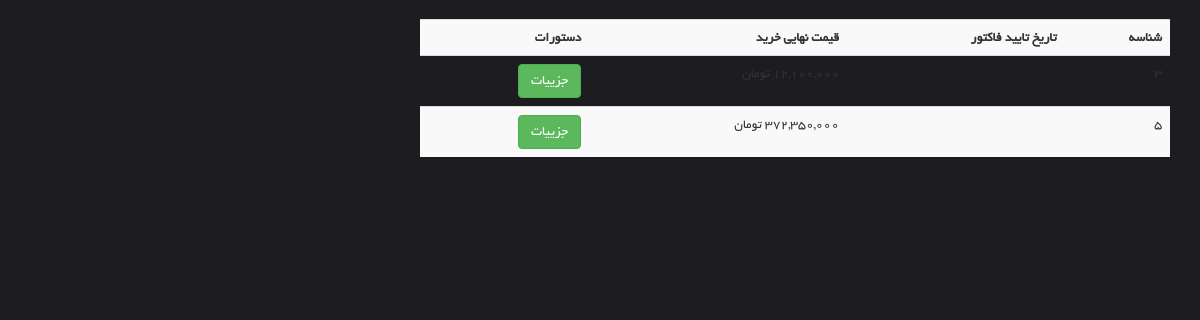
Page /user/my-shopping (signed in) on the committed database.
### order_module/models.py (models this page shows, shortened)
class Order(models.Model):
    user = models.ForeignKey(User, on_delete=models.CASCADE, verbose_name='کاربر')
    is_paid = models.BooleanField(verbose_name='نهایی شده/نشده')
    payment_date = models.DateField(null=True, blank=True, verbose_name='تاریخ پرداخت')
    def calculate_total_price(self):
        total_amount = 0
        if self.is_paid:
            for order_detail in self.orderdetail_set.all():
                total_amount += order_detail.final_price * order_detail.count
        else:
            for order_detail in self.orderdetail_set.all():
                total_amount += order_detail.product.price * order_detail.count
        return total_amount
    class Meta:
        verbose_name = 'سبد خرید'
        verbose_name_plural = 'سبدهای خرید کاربران'

class OrderDetail(models.Model):
    order = models.ForeignKey(Order, on_delete=models.CASCADE, verbose_name='سبد خرید')
    product = models.ForeignKey(Product, on_delete=models.CASCADE, verbose_name='محصول')
    final_price = models.IntegerField(null=True, blank=True, verbose_name='قیمت نهایی تکی محصول')
    count = models.IntegerField(verbose_name='تعداد')
    class Meta:
        verbose_name = 'جزییات سبد خرید'
        verbose_name_plural = 'لیست جزییات سبدهای خرید'

### user_panel_module/views.py (the view)
# urls.py: path('my-shopping', views.MyShopping.as_view(), name='user_shopping_page'),
@method_decorator(login_required, name='dispatch')
class MyShopping(ListView):
    model = Order
    template_name = 'user_panel_module/user_shopping.html'
    def get_queryset(self):
        queryset = super().get_queryset()
        request: HttpRequest = self.request
        queryset = queryset.filter(user_id=request.user.id, is_paid=True)
        return queryset

### polls/templatetags/poll_extras.py (called while the page is built)
@register.filter(name='show_jalali_date')
def show_jalali_date(value):
    return date2jalali(value)

@register.filter(name='three_digits_currency')
def three_digits_currency(value: int):
    return '{:,}'.format(value) + ' تومان'

### user_panel_module/templates/user_panel_module/user_shopping.html (shortened to what this page needs)
{% extends 'shared/_layout.html' %}
{% load render_partial %}
{% load poll_extras %}
{% block content %}
    <div class="container">
        <div class="row">
            <div class="col-md-4">
            </div>
            <div class="col-md-8">
                <table class="table table-responsive table-hover table-striped">
                    <tr>
                        <th class="text-right">شناسه</th>
                        <th class="text-right">تاریخ تایید فاکتور</th>
                        <th class="text-right">قیمت نهایی خرید</th>
                        <th class="text-right">دستورات</th>
                    </tr>
                    {% for order in object_list %}
                        <tr>
                            <td class="text-right">{{ order.id }}</td>
                            <td class="text-right">
                            </td>
                            <td class="text-right">
                                {{ order.calculate_total_price|three_digits_currency }}
                            </td>
                            <td>
                                <a href="{% url 'user_shopping_detail_page' order_id=order.id %}"
                                   class="btn btn-success">جزییات</a>
                            </td>
                        </tr>
                    {% endfor %}
                </table>
            </div>
        </div>
    </div>
{% endblock %}

### static/css/main.css (style rules this page uses)
body { font-family: 'BYekan'; font-size: 10pt; background: #1d1c21; position: relative; font-weight: normal; direction: rtl; }
a { -webkit-transition: 300ms; -moz-transition: 300ms; -o-transition: 300ms; transition: 300ms; }

### rows in the picture
Order: id "3", calculate_total_price|three_digits_currency "12,100,000 تومان"
Order: id "5", calculate_total_price|three_digits_currency "372,350,000 تومان"
